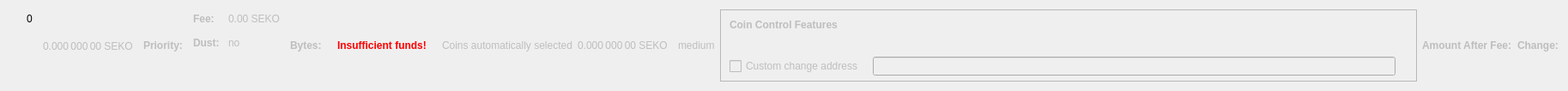
    <widget class="QWidget" name="dummyHideWidget" native="true">
     <property name="maximumSize">
      <size>
       <width>100</width>
       <height>22</height>
      </size>
     </property>
     <layout class="QHBoxLayout" name="dummyHideLayout">
      <item>
       <layout class="QFormLayout" name="formLayoutCoinControl1">
        <property name="horizontalSpacing">
         <number>10</number>
        </property>
        <property name="verticalSpacing">
         <number>14</number>
        </property>
        <property name="leftMargin">
         <number>10</number>
        </property>
        <property name="topMargin">
         <number>4</number>
        </property>
        <property name="rightMargin">
         <number>6</number>
        </property>
        <item row="0" column="1">
         <widget class="QLabel" name="labelCoinControlBytes">
          <property name="cursor">
           <cursorShape>IBeamCursor</cursorShape>
          </property>
          <property name="contextMenuPolicy">
           <enum>Qt::ActionsContextMenu</enum>
          </property>
          <property name="text">
           <string notr="true">0</string>
          </property>
          <property name="textInteractionFlags">
           <set>Qt::LinksAccessibleByMouse|Qt::TextSelectableByKeyboard|Qt::TextSelectableByMouse</set>
          </property>
         </widget>
        </item>
       </layout>
      </item>
      <item>
       <widget class="QLabel" name="labelCoinControlAfterFee">
        <property name="enabled">
         <bool>false</bool>
        </property>
        <property name="sizePolicy">
         <sizepolicy hsizetype="Fixed" vsizetype="Fixed">
          <horstretch>0</horstretch>
          <verstretch>0</verstretch>
         </sizepolicy>
        </property>
        <property name="minimumSize">
         <size>
          <width>111</width>
          <height>12</height>
         </size>
        </property>
        <property name="maximumSize">
         <size>
          <width>111</width>
          <height>12</height>
         </size>
        </property>
        <property name="cursor">
         <cursorShape>IBeamCursor</cursorShape>
        </property>
        <property name="contextMenuPolicy">
         <enum>Qt::ActionsContextMenu</enum>
        </property>
        <property name="text">
         <string notr="true">0.000 000 00 SEKO</string>
        </property>
        <property name="textInteractionFlags">
         <set>Qt::LinksAccessibleByMouse|Qt::TextSelectableByKeyboard|Qt::TextSelectableByMouse</set>
        </property>
       </widget>
      </item>
      <item>
       <widget class="QLabel" name="labelCoinControlPriorityText">
        <property name="enabled">
         <bool>false</bool>
        </property>
        <property name="font">
         <font>
          <weight>75</weight>
          <bold>true</bold>
         </font>
        </property>
        <property name="text">
         <string>Priority:</string>
        </property>
       </widget>
      </item>
      <item>
       <layout class="QHBoxLayout" name="horizontalLayout"/>
      </item>
      <item>
       <layout class="QFormLayout" name="formLayoutCoinControl3">
        <property name="horizontalSpacing">
         <number>10</number>
        </property>
        <property name="verticalSpacing">
         <number>14</number>
        </property>
        <property name="leftMargin">
         <number>6</number>
        </property>
        <property name="topMargin">
         <number>4</number>
        </property>
        <property name="rightMargin">
         <number>6</number>
        </property>
        <item row="0" column="0">
         <widget class="QLabel" name="labelCoinControlFeeText">
          <property name="enabled">
           <bool>false</bool>
          </property>
          <property name="font">
           <font>
            <weight>75</weight>
            <bold>true</bold>
           </font>
          </property>
          <property name="text">
           <string>Fee:</string>
          </property>
          <property name="margin">
           <number>0</number>
          </property>
         </widget>
        </item>
        <item row="0" column="1">
         <widget class="QLabel" name="labelCoinControlFee">
          <property name="enabled">
           <bool>false</bool>
          </property>
          <property name="cursor">
           <cursorShape>IBeamCursor</cursorShape>
          </property>
          <property name="contextMenuPolicy">
           <enum>Qt::ActionsContextMenu</enum>
          </property>
          <property name="text">
           <string notr="true">0.00 SEKO</string>
          </property>
          <property name="textInteractionFlags">
           <set>Qt::LinksAccessibleByMouse|Qt::TextSelectableByKeyboard|Qt::TextSelectableByMouse</set>
          </property>
         </widget>
        </item>
        <item row="1" column="0">
         <widget class="QLabel" name="labelCoinControlLowOutputText">
          <property name="enabled">
           <bool>false</bool>
          </property>
          <property name="font">
           <font>
            <weight>75</weight>
            <bold>true</bold>
           </font>
          </property>
          <property name="text">
           <string>Dust:</string>
          </property>
         </widget>
        </item>
        <item row="1" column="1">
         <widget class="QLabel" name="labelCoinControlLowOutput">
          <property name="enabled">
           <bool>false</bool>
          </property>
          <property name="cursor">
           <cursorShape>IBeamCursor</cursorShape>
          </property>
          <property name="contextMenuPolicy">
           <enum>Qt::ActionsContextMenu</enum>
          </property>
          <property name="text">
           <string>no</string>
          </property>
          <property name="textInteractionFlags">
           <set>Qt::LinksAccessibleByMouse|Qt::TextSelectableByKeyboard|Qt::TextSelectableByMouse</set>
          </property>
         </widget>
        </item>
       </layout>
      </item>
      <item>
       <widget class="QLabel" name="labelCoinControlBytesText">
        <property name="enabled">
         <bool>false</bool>
        </property>
        <property name="font">
         <font>
          <weight>75</weight>
          <bold>true</bold>
         </font>
        </property>
        <property name="text">
         <string>Bytes:</string>
        </property>
       </widget>
      </item>
      <item>
       <layout class="QFormLayout" name="formLayoutCoinControl2">
        <property name="horizontalSpacing">
         <number>10</number>
        </property>
        <property name="verticalSpacing">
         <number>14</number>
        </property>
        <property name="leftMargin">
         <number>6</number>
        </property>
        <property name="topMargin">
         <number>4</number>
        </property>
        <property name="rightMargin">
         <number>6</number>
        </property>
       </layout>
      </item>
      <item>
       <layout class="QHBoxLayout" name="horizontalLayoutCoinControl2">
        <property name="spacing">
         <number>8</number>
        </property>
        <property name="bottomMargin">
         <number>10</number>
        </property>
       </layout>
      </item>
      <item>
       <widget class="QLabel" name="labelCoinControlInsuffFunds">
        <property name="enabled">
         <bool>false</bool>
        </property>
        <property name="minimumSize">
         <size>
          <width>0</width>
          <height>0</height>
         </size>
        </property>
        <property name="font">
         <font>
          <weight>75</weight>
          <bold>true</bold>
         </font>
        </property>
        <property name="styleSheet">
         <string notr="true">color:red;font-weight:bold;</string>
        </property>
        <property name="text">
         <string>Insufficient funds!</string>
        </property>
        <property name="margin">
         <number>5</number>
        </property>
       </widget>
      </item>
      <item>
       <layout class="QFormLayout" name="formLayoutCoinControl4">
        <property name="horizontalSpacing">
         <number>10</number>
        </property>
        <property name="verticalSpacing">
         <number>14</number>
        </property>
        <property name="leftMargin">
         <number>6</number>
        </property>
        <property name="topMargin">
         <number>4</number>
        </property>
        <property name="rightMargin">
         <number>6</number>
        </property>
       </layout>
      </item>
      <item>
       <widget class="QLabel" name="labelCoinControlAutomaticallySelected">
        <property name="enabled">
         <bool>false</bool>
        </property>
        <property name="sizePolicy">
         <sizepolicy hsizetype="Fixed" vsizetype="Fixed">
          <horstretch>0</horstretch>
          <verstretch>0</verstretch>
         </sizepolicy>
        </property>
        <property name="minimumSize">
         <size>
          <width>0</width>
          <height>0</height>
         </size>
        </property>
        <property name="maximumSize">
         <size>
          <width>240</width>
          <height>16777215</height>
         </size>
        </property>
        <property name="text">
         <string>Coins automatically selected</string>
        </property>
        <property name="margin">
         <number>5</number>
        </property>
       </widget>
      </item>
      <item>
       <widget class="QLabel" name="labelCoinControlChange">
        <property name="enabled">
         <bool>false</bool>
        </property>
        <property name="sizePolicy">
         <sizepolicy hsizetype="Fixed" vsizetype="Fixed">
          <horstretch>0</horstretch>
          <verstretch>0</verstretch>
         </sizepolicy>
        </property>
        <property name="minimumSize">
         <size>
          <width>111</width>
          <height>0</height>
         </size>
        </property>
        <property name="maximumSize">
         <size>
          <width>111</width>
          <height>16777215</height>
         </size>
        </property>
        <property name="cursor">
         <cursorShape>IBeamCursor</cursorShape>
        </property>
        <property name="contextMenuPolicy">
         <enum>Qt::ActionsContextMenu</enum>
        </property>
        <property name="text">
         <string notr="true">0.000 000 00 SEKO</string>
        </property>
        <property name="textInteractionFlags">
         <set>Qt::LinksAccessibleByMouse|Qt::TextSelectableByKeyboard|Qt::TextSelectableByMouse</set>
        </property>
       </widget>
      </item>
      <item>
       <widget class="QLabel" name="labelCoinControlPriority">
        <property name="enabled">
         <bool>false</bool>
        </property>
        <property name="cursor">
         <cursorShape>IBeamCursor</cursorShape>
        </property>
        <property name="contextMenuPolicy">
         <enum>Qt::ActionsContextMenu</enum>
        </property>
        <property name="text">
         <string>medium</string>
        </property>
        <property name="textInteractionFlags">
         <set>Qt::LinksAccessibleByMouse|Qt::TextSelectableByKeyboard|Qt::TextSelectableByMouse</set>
        </property>
       </widget>
      </item>
      <item>
       <widget class="QFrame" name="frameCoinControl">
        <property name="sizePolicy">
         <sizepolicy hsizetype="Expanding" vsizetype="Expanding">
          <horstretch>0</horstretch>
          <verstretch>0</verstretch>
         </sizepolicy>
        </property>
        <property name="maximumSize">
         <size>
          <width>16777215</width>
          <height>16777215</height>
         </size>
        </property>
        <property name="frameShape">
         <enum>QFrame::StyledPanel</enum>
        </property>
        <property name="frameShadow">
         <enum>QFrame::Sunken</enum>
        </property>
        <layout class="QVBoxLayout" name="verticalLayoutCoinControl2_2">
         <property name="spacing">
          <number>0</number>
         </property>
         <property name="leftMargin">
          <number>0</number>
         </property>
         <property name="topMargin">
          <number>0</number>
         </property>
         <property name="rightMargin">
          <number>0</number>
         </property>
         <property name="bottomMargin">
          <number>6</number>
         </property>
         <item>
          <layout class="QVBoxLayout" name="verticalLayoutCoinControl" stretch="0,0,0,1">
           <property name="spacing">
            <number>0</number>
           </property>
           <property name="leftMargin">
            <number>10</number>
           </property>
           <property name="topMargin">
            <number>10</number>
           </property>
           <item>
            <layout class="QHBoxLayout" name="horizontalLayoutCoinControl1">
             <property name="bottomMargin">
              <number>15</number>
             </property>
             <item>
              <widget class="QLabel" name="labelCoinControlFeatures">
               <property name="enabled">
                <bool>false</bool>
               </property>
               <property name="sizePolicy">
                <sizepolicy hsizetype="Preferred" vsizetype="Maximum">
                 <horstretch>0</horstretch>
                 <verstretch>0</verstretch>
                </sizepolicy>
               </property>
               <property name="font">
                <font>
                 <weight>75</weight>
                 <bold>true</bold>
                </font>
               </property>
               <property name="styleSheet">
                <string notr="true">font-weight:bold;</string>
               </property>
               <property name="text">
                <string>Coin Control Features</string>
               </property>
              </widget>
             </item>
            </layout>
           </item>
           <item>
            <widget class="QWidget" name="widgetCoinControl" native="true">
             <property name="sizePolicy">
              <sizepolicy hsizetype="Preferred" vsizetype="Preferred">
               <horstretch>0</horstretch>
               <verstretch>0</verstretch>
              </sizepolicy>
             </property>
             <property name="minimumSize">
              <size>
               <width>0</width>
               <height>0</height>
              </size>
             </property>
             <property name="styleSheet">
              <string notr="true"/>
             </property>
             <layout class="QHBoxLayout" name="horizontalLayoutCoinControl5_2">
              <property name="leftMargin">
               <number>0</number>
              </property>
              <property name="topMargin">
               <number>0</number>
              </property>
              <property name="rightMargin">
               <number>0</number>
              </property>
              <property name="bottomMargin">
               <number>0</number>
              </property>
              <item>
               <layout class="QHBoxLayout" name="horizontalLayoutCoinControl3">
                <property name="spacing">
                 <number>20</number>
                </property>
                <property name="topMargin">
                 <number>0</number>
                </property>
                <property name="bottomMargin">
                 <number>10</number>
                </property>
               </layout>
              </item>
             </layout>
            </widget>
           </item>
           <item>
            <layout class="QHBoxLayout" name="horizontalLayoutCoinControl4" stretch="0,0,0">
             <property name="spacing">
              <number>12</number>
             </property>
             <property name="sizeConstraint">
              <enum>QLayout::SetDefaultConstraint</enum>
             </property>
             <property name="topMargin">
              <number>5</number>
             </property>
             <property name="rightMargin">
              <number>5</number>
             </property>
             <item>
              <widget class="QCheckBox" name="checkBoxCoinControlChange">
               <property name="enabled">
                <bool>false</bool>
               </property>
               <property name="toolTip">
                <string>If this is activated, but the change address is empty or invalid, change will be sent to a newly generated address.</string>
               </property>
               <property name="text">
                <string>Custom change address</string>
               </property>
              </widget>
             </item>
             <item>
              <widget class="QValidatedLineEdit" name="lineEditCoinControlChange">
               <property name="enabled">
                <bool>false</bool>
               </property>
               <property name="sizePolicy">
                <sizepolicy hsizetype="Expanding" vsizetype="Fixed">
                 <horstretch>0</horstretch>
                 <verstretch>0</verstretch>
                </sizepolicy>
               </property>
              </widget>
             </item>
             <item>
              <widget class="QLabel" name="labelCoinControlChangeLabel_2">
               <property name="sizePolicy">
                <sizepolicy hsizetype="Preferred" vsizetype="Expanding">
                 <horstretch>0</horstretch>
                 <verstretch>0</verstretch>
                </sizepolicy>
               </property>
               <property name="minimumSize">
                <size>
                 <width>0</width>
                 <height>0</height>
                </size>
               </property>
               <property name="text">
                <string/>
               </property>
               <property name="margin">
                <number>3</number>
               </property>
              </widget>
             </item>
            </layout>
           </item>
           <item>
            <spacer name="verticalSpacerCoinControl">
             <property name="orientation">
              <enum>Qt::Vertical</enum>
             </property>
             <property name="sizeHint" stdset="0">
              <size>
               <width>800</width>
               <height>1</height>
              </size>
             </property>
            </spacer>
           </item>
          </layout>
         </item>
        </layout>
       </widget>
      </item>
      <item>
       <widget class="QLabel" name="labelCoinControlAfterFeeText">
        <property name="enabled">
         <bool>false</bool>
        </property>
        <property name="minimumSize">
         <size>
          <width>0</width>
          <height>0</height>
         </size>
        </property>
        <property name="maximumSize">
         <size>
          <width>16777215</width>
          <height>16777215</height>
         </size>
        </property>
        <property name="font">
         <font>
          <weight>75</weight>
          <bold>true</bold>
         </font>
        </property>
        <property name="text">
         <string>Amount After Fee:</string>
        </property>
        <property name="alignment">
         <set>Qt::AlignLeading|Qt::AlignLeft|Qt::AlignVCenter</set>
        </property>
        <property name="margin">
         <number>0</number>
        </property>
       </widget>
      </item>
      <item>
       <widget class="QLabel" name="labelCoinControlChangeText">
        <property name="enabled">
         <bool>false</bool>
        </property>
        <property name="sizePolicy">
         <sizepolicy hsizetype="Preferred" vsizetype="Preferred">
          <horstretch>0</horstretch>
          <verstretch>0</verstretch>
         </sizepolicy>
        </property>
        <property name="minimumSize">
         <size>
          <width>0</width>
          <height>0</height>
         </size>
        </property>
        <property name="maximumSize">
         <size>
          <width>16777215</width>
          <height>16777215</height>
         </size>
        </property>
        <property name="font">
         <font>
          <weight>75</weight>
          <bold>true</bold>
         </font>
        </property>
        <property name="text">
         <string>Change:</string>
        </property>
        <property name="alignment">
         <set>Qt::AlignLeading|Qt::AlignLeft|Qt::AlignVCenter</set>
        </property>
       </widget>
      </item>
     </layout>
    </widget>
